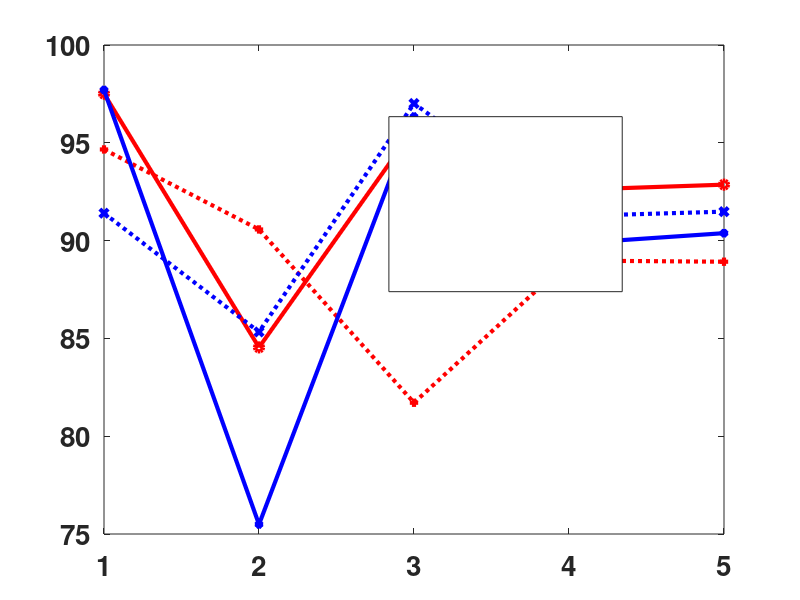

The MATLAB source for this figure: (Note: this script raises an error after producing the figure.)
clear all;
% plot_title='UNet';
% k=importdata('unet_summary.txt');

% plot_title='SegNet';
% k=importdata('segnet_summary.txt');

% plot_title='Deeplab';
% k=importdata('deeplab_summary.txt');

% plot_title='DenseNet';
% k=importdata('densenet_summary.txt');

% plot_title='Comparing models';
plot_title='Selective Training';

% y_label = 'Recall (%)';
% y_label = 'pixel accuracy';
y_label = 'acc/IOU';

% plot_title='Recall rates using 5000 video images for training';
% plot_title='Recall rates on 20K 3-class test set without static images';
k=importdata('combined_summary.txt');
% k=importdata('radon.txt');

line_width = 3;
transparent_bkg = 1;

% line_specs = {'-og', '-+r'};
% line_specs = {'--or', '-+g', '--xm', '-xm'};

% line_specs = {'-or', '-+g', '-*b', '--xm'};
line_specs = {'-or', ':+r', '-*b', ':xb'};

% line_specs = {'--or', '-+g', '-*b', '-xm', '-sc', '-pk'};

% line_specs = {'-or', '-+g', '-*b',...
%     '--or', '--+g', '--*b'};

% line_specs = {'-+g', '-*b', '-xm',...
%     '--+g', '--*b', '--xm'};

% line_specs = {'-or', '-+g', '-*b', '-xm',...
%     '--or', '--+g', '--*b', '--xm'};

% line_specs = {'-or', '-+g', '-*b', '-xm', '-sc',...
%     '--or', '--+g', '--*b', '--xm', '--sc'};

% line_specs = {'-or', '--*r', '-+g', '--xg'};
% line_specs = {'-or', '-+g', '--*r', '-+g', '--xg'};

% set(0,'DefaultAxesFontName', 'Times New Roman');
set(0,'DefaultAxesFontSize', 20);
set(0,'DefaultAxesFontWeight', 'bold');

if isfield(k,'colheaders')
    n_lines = size(k.data, 2) - 1;
    plot_data = k.data(:, 2:end);
    patch_sizes = k.data(:, 1);
    plot_legend = {k.colheaders{2:end}};
    x_label='K';
else
    n_lines = size(k.data, 2)
    n_items = size(k.data, 1)
    plot_data = k.data;
%     x_label='Model';

    n_text_lines = size(k.textdata, 2)
    n_text_items = size(k.textdata, 1)
    if n_text_items == n_items + 3
        y_label = k.textdata(1, 1)
        k.textdata = k.textdata(2:end, :);
        n_text_items = n_text_items - 1;
    end
    if n_text_items == n_items + 2
        plot_title = k.textdata(1, 1)
        k.textdata = k.textdata(2:end, :);
    end
    x_label = k.textdata(1, 1)
    plot_legend = {k.textdata{1, 2:end}}
    xtick_labels = k.textdata(2:end, 1)
    patch_sizes = 1:n_items;
    
    for j = 1:n_items        
        if xtick_labels{j}(1)=='_'
            xtick_labels{j} = xtick_labels{j}(2:end);
        end
            
    end
        
end
figure

for i = 1:n_lines
    plot(patch_sizes, plot_data(:, i), line_specs{i},...
        'LineWidth', line_width);
%         'GridAlpha', 1);
    hold on
end
hold off
h_legend=legend(plot_legend, 'Interpreter','none');
set(h_legend,'FontSize',18);
set(h_legend,'FontWeight','bold');
grid on;

% ax = gca;
% ax.GridAlpha=0.25;
% ax.GridLineStyle=':';
% set (gca, 'GridAlphaMode', 'manual');
% set (gca, 'GridAlpha', 0.5);
% set (gca, 'GridLineStyle', '-');

try
    xticks(patch_sizes);
    if exist('xtick_labels', 'var')
        xticklabels(xtick_labels);
    end
catch
    set(gca, 'XTick', patch_sizes)    
    if exist('xtick_labels', 'var')
        set(gca, 'xticklabel', xtick_labels)
    end
end
% ylabel('metric value');
y_label = strtrim(y_label);
ylabel(y_label, 'fontsize',20, 'FontWeight','bold', 'Interpreter', 'none');

x_label = strtrim(x_label);
xlabel(x_label, 'fontsize',20, 'FontWeight','bold', 'Interpreter', 'none');
xticklabel_rotate([],90,[], 'fontsize',20, 'FontWeight','bold', 'Interpreter', 'none');

% ylim([0.60, 0.90]);
% ylim([0.65, 0.90]);
plot_title = strtrim(plot_title);
title(plot_title, 'fontsize',20, 'FontWeight','bold', 'Interpreter', 'none');
if transparent_bkg
    set(gca,'color','none')
    set(h_legend,'color','none');
end




